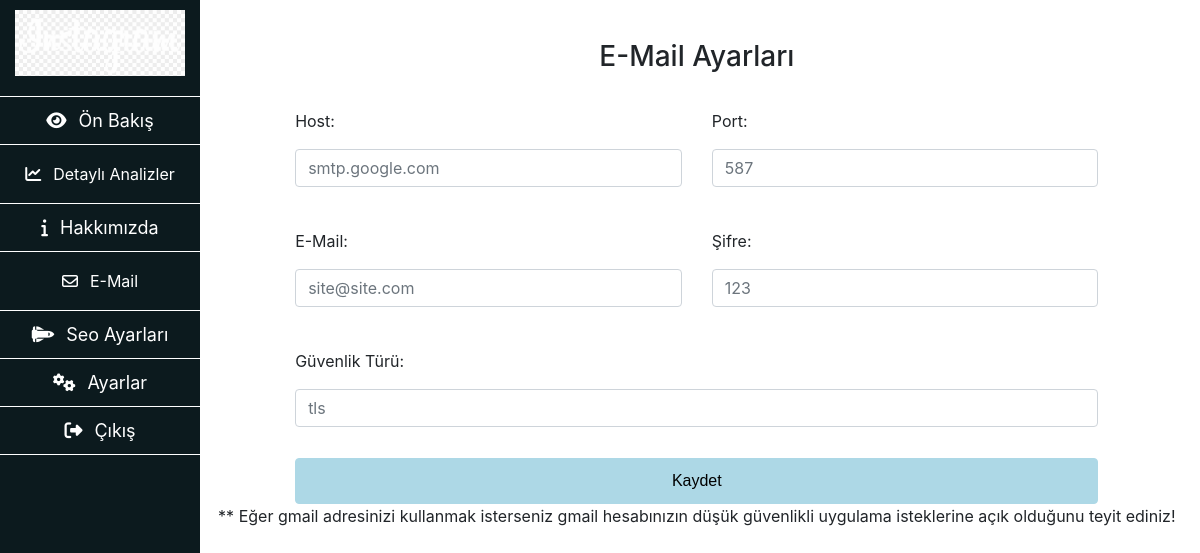
/mc-admin/email-settings.php (signed in), run on an earlier commit of the app's database.
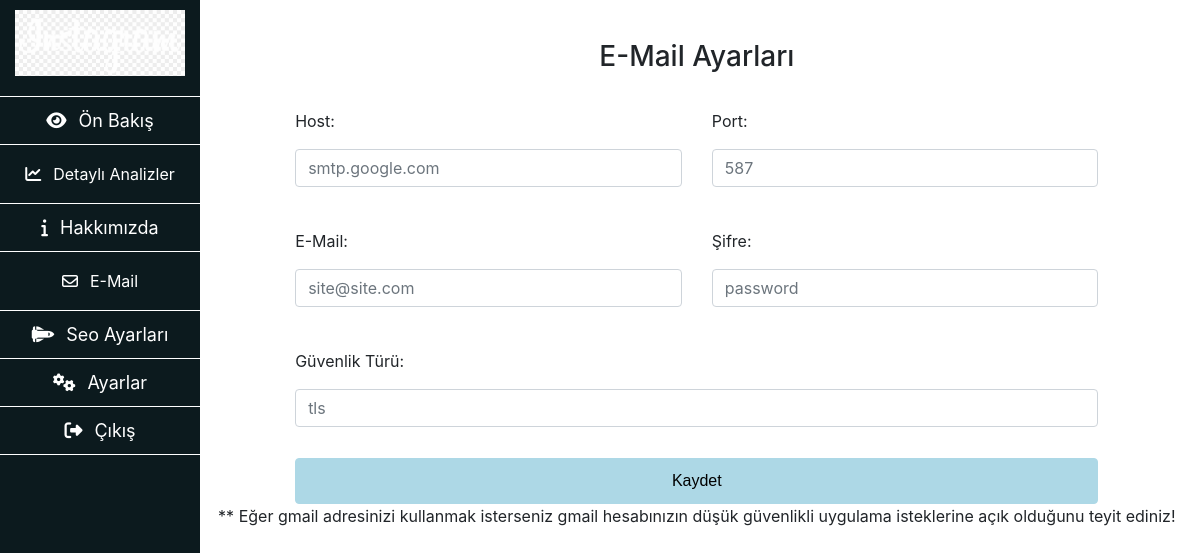
And on a later commit of the database.
### tables this page shows
CREATE TABLE IF NOT EXISTS `mail_settings` (
  `id` int(11) NOT NULL AUTO_INCREMENT,
  `host` text NOT NULL,
  `port` int(5) NOT NULL,
  `secure` varchar(5) NOT NULL,
  `mail` text NOT NULL,
  `password` varchar(50) NOT NULL,
  PRIMARY KEY (`id`)
);

### mc-admin/language/tr.php (called while the page is built)
<?php
	$lang = array(
		"dashboards" 				=> 		"Ön Bakış",
		"analysis" 					=> 		"Detaylı Analizler",
		"tr" 						=> 		"Türkçe",
		"en" 						=> 		"İngilizce",
		"data-buy-sell" 			=> 		"Alış - Satış Verileri",
		"data-user" 				=> 		"Kullanıcı Verileri",
		"data-subs" 				=> 		"Abone Verileri",
		"data-live-support" 		=> 		"Canlı Destek Verileri",
		"live-support" 				=> 		"Canlı Destek",
		"live-support-bot" 			=> 		"Canlı Destek - Bot -",
		"live-support-customize" 	=> 		"Canlı Destek Özelleştirme",
		"theme-settings"			=>		"Tema Ayarları",
		"seo-settings"				=>		"Seo Ayarları",
		"security-settings"			=>		"Güvenlik Ayarları",
		"settings"					=>		"Ayarlar",
		"exit"						=>		"Çıkış",
		"index-box-1"				=>		"Kullanıcı Sayısı",
		"index-box-2"				=>		"Ürün Satışı",
		"index-box-3"				=>		"Canlı Destek",
		"about-us"					=> 		"Hakkımızda",
		"username"					=>		"Kullanıcı Adı",
		"email"						=>		"E-Mail",
		"email-settings"			=>		"E-Mail Ayarları",
		"send-email"				=>		"E-Mail Gönder",
		"new-password"				=>		"Yeni Şifre",
		"new-password-again"		=>		"Yeni Şifre (Tekrar)",
		"save"						=>		"Kaydet",
		"select-lang"				=>		"Dil Seçin",
		"host"						=>		"Host",
		"port"						=>		"Port",
		"secure"					=>		"Güvenlik Türü",
		"password"					=>		"Şifre",
	);
?>

### mc-admin/email-settings.php (the view, shortened to what this page needs)
<?php include("header.php"); ?>
<?php
	$sorgu = $conn->query("SELECT * FROM mail_settings WHERE id='1'");
	while ($mail_settings_oku = mysqli_fetch_array($sorgu)) {
		$host = $mail_settings_oku['host'];
		$port = $mail_settings_oku['port'];
		$email = $mail_settings_oku['mail'];
		$password = $mail_settings_oku['password'];
		$secure = $mail_settings_oku['secure'];
	}
?>
<div class="container-fluid h-100">
	<div class="row h-100">
		<div class="col-lg-2 col-md-2 col-sm-12 col-xs-12" id="sidebar">
			<?php include("sidebar.php"); ?>
		</div>
			<?php include("sidebar-mobile.php"); ?>
		<div id="main-content" class="col-lg-10 col-md-10 col-sm-12 col-xs-12">
			<div class="row justify-content-md-center">
				<div class="col-md-10 col-sm-12">
					<form id="frm" class="row">
						<div class="col-12" style="text-align: center;">
		        			<div id="sonuc"></div><br />
		        		</div>
						<h3 class="col-12 text-center pt-3"><?php echo $lang["email-settings"];?></h3>
						<div class="col-md-6 col-sm-12" style="float:left; margin-top: 12px; padding-top: 15px; padding-bottom: 15px">
							<p><?php echo $lang["host"];?>:</p>
							<input type="text" class="form-control" name="host" placeholder="<?php echo $host;?>" aria-describedby="basic-addon1">
						</div>
						<div class="col-md-6 col-sm-12" style="float: left; margin-top: 12px; padding-top: 15px; padding-bottom: 15px">
							<p><?php echo $lang["port"];?>:</p>
							<input type="text" class="form-control" name="port" placeholder="<?php echo $port;?>" aria-describedby="basic-addon1">
						</div>
						<div class="col-md-6 col-sm-12" style="float: left; margin-top: 12px; padding-top: 15px; padding-bottom: 15px">
							<p><?php echo $lang["email"];?>:</p>
							<input type="email" class="form-control" name="email" placeholder="<?php echo $email;?>" aria-describedby="basic-addon1">
						</div>
						<div class="col-md-6 col-sm-12" style="float: left; margin-top: 12px; padding-top: 15px; padding-bottom: 15px">
							<p><?php echo $lang["password"];?>:</p>
							<input type="text" class="form-control" name="password" placeholder="<?php echo $password;?>" aria-describedby="basic-addon1">
						</div>
						<div class="col-md-12 col-sm-12" style="float: left; margin-top: 12px; padding-top: 15px; padding-bottom: 15px">
							<p><?php echo $lang["secure"];?>:</p>
							<input type="text" class="form-control" name="secure" placeholder="<?php echo $secure; ?>" aria-describedby="basic-addon1">
						</div>
						<div class="col-12">
							<input style="width: 100%; background-color: lightblue; border: solid 1px lightblue; border-radius: .25rem;
							 padding: 10px; font-family: Arial, Helvetica, sans-serif; margin-top: 2%" type="button" id="btn" value="<?php echo $lang["save"];?>">
						</div>
					</form>
				</div>
				<p>** Eğer gmail adresinizi kullanmak isterseniz gmail hesabınızın düşük güvenlikli uygulama isteklerine açık olduğunu teyit ediniz!</p>
			</div>
		</div>
	</div>
</div>

### mc-admin/header.php (shortened to what this page needs)
<!doctype html>
<html lang="tr">
	<head>
		<link rel="stylesheet" href="https://stackpath.bootstrapcdn.com/bootstrap/4.4.1/css/bootstrap.min.css">
		<link rel="stylesheet" href="css/style.css" />
	</head>
	<body>

### mc-admin/sidebar.php (shortened to what this page needs)
<div class="logo">
	<a href="/">
		<img src="images/logo.png" alt="Logo" title="Logo" width="85%"/>
	</a>
</div>
<ul id="menu">
	<a href="index.php"><li class="first-li"><i class="fas fa-eye icon-css"></i><?php echo $lang["dashboards"];?></li></a>
	<div class="dropdown">
	  	<button class="btn" type="button" data-toggle="dropdown">
	   		<i class="fas fa-chart-line icon-css"></i><?php echo $lang["analysis"];?>
	  	</button>
	</div>
	<a href="about-us.php"><li><i class="fa fa-info icon-css" aria-hidden="true"></i><?php echo $lang["about-us"];?></li></a>
	<div class="dropdown">
	  	<button class="btn" type="button" data-toggle="dropdown">
	    	<i class="fa fa-envelope-o icon-css" aria-hidden="true"></i><?php echo $lang["email"];?>
	  	</button>
	</div>
	<a href="seo-settings.php"><li><i class="fas fa-space-shuttle icon-css"></i><?php echo $lang["seo-settings"];?></li></a>
	<a href="settings.php"><li><i class="fas fa-cogs icon-css"></i><?php echo $lang["settings"];?></li></a>
	<a href="operations/exit.php"><li><i class="fas fa-sign-out-alt icon-css"></i><?php echo $lang["exit"];?></li></a>
</ul>

### mc-admin/sidebar-mobile.php (shortened to what this page needs)
<link rel="stylesheet" href="css/omega.css">

### mc-admin/css/style.css (style rules this page uses)
html, body { height:100%; }
a { text-decoration: none !important; }
#sidebar { background-color: #0c1a1e; color: white; height: 100%; z-index: 999; position: fixed; float: left; padding: 0; }
.logo { margin-top: 10px; text-align: center; }
#menu { font-size: 18px; text-align: center; }
ul#menu { margin-top: 20px; padding-left: 0px; }
ul#menu>a>li, ul#menu>li, .dropdown-menu>a>li, .dropdown { border-bottom: solid 1px white; list-style-type: none; padding: 10px; color: white; }
.first-li { border-top: solid 1px white; }
.dropdown>button { color: white; }
.icon-css { margin-right: 12px; }
#main-content { margin-left: 16.4%; }

What changed in the data, as far as the page shows it:
changed mail_settings "smtp.google.com": password "123" → "password"
